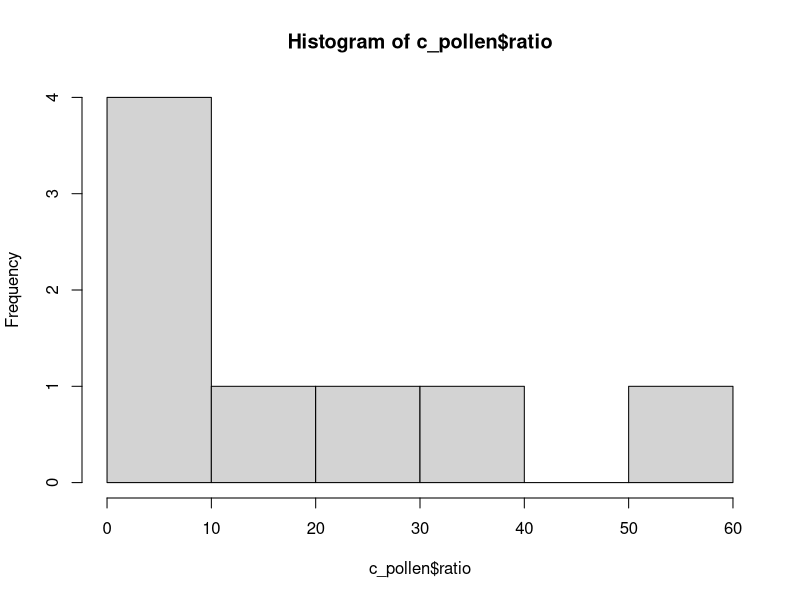
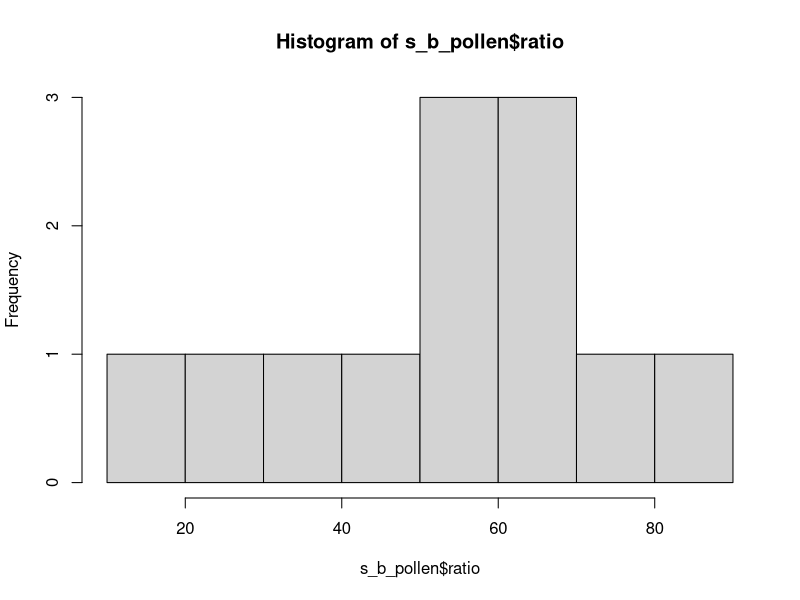

Write the R code that produced these figures, in order.
#'m going to compare the pollen proportions among families
#Read data
d <- read.csv("Data/pollen_ratios.csv")

d_pollen <- subset(d, variable=="non_focal_pollen")
#length(d_pollen$X)
#confirming length of the data.frame
#add_manually column with family
d_pollen$family_focal <- c("S","B","B","B","S", "S", "S", "B", "C", "B", "B", "B", "C", "B", "C",
                           "S", "S", "C","S","S")

d_pollen$family_non_focal <- c("C","C","C","C","C","C","C","C","S","S","S","S","S","S","B","B","B",
                               "B","B","B")
#select column of interest
d_pollen <- d_pollen[,c(4,7,8)]

c_pollen <- subset(d_pollen, family_non_focal=="C")
s_b_pollen <- subset(d_pollen, family_non_focal=="B"|family_non_focal=="S")
s_pollen <- subset(d_pollen, family_non_focal=="S")
b_pollen <- subset(d_pollen, family_non_focal=="B")
hist(c_pollen$ratio)
hist(s_b_pollen$ratio)

t.test(c_pollen$ratio,s_b_pollen$ratio,alternative = "two.sided", var.equal = FALSE)
#Showing differences between big pollen size and small pollen size families 
#Convolvulacea compared with solanaceae and brassicaceae
t.test(s_pollen$ratio,b_pollen$ratio,alternative = "two.sided", var.equal = FALSE)
t.test(c_pollen$ratio,b_pollen$ratio,alternative = "two.sided", var.equal = FALSE)
t.test(c_pollen$ratio,s_pollen$ratio,alternative = "two.sided", var.equal = FALSE)

t.test(s_b_pollen$ratio,c_pollen$ratio,alternative = "two.sided", var.equal = FALSE)
